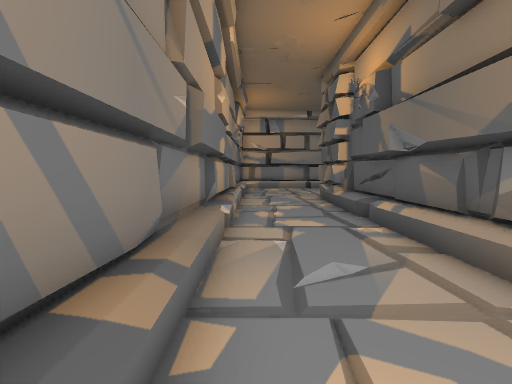
[1] (above)

16 first-person views from a walk through a scene from a Unity 3-D project. The camera is 1.2 m above the floor, tilts 4° down and sees 80° across. The floor is counted in squares, 1 m on a side. Each view is taken from the middle of a square. On the plan, view 1 faces up. The plan holds only what a view shows up to about 13 squares ahead; the rest is blank. The place goes on beyond the plan. The player character is not drawn.

[2]
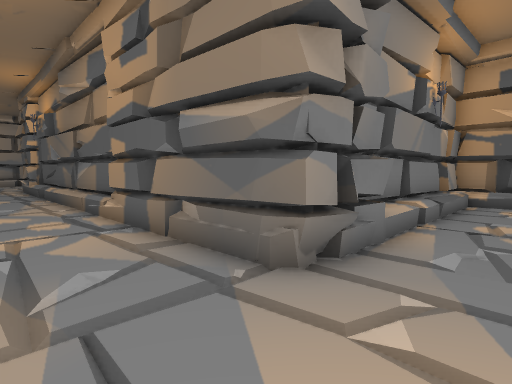

[3]
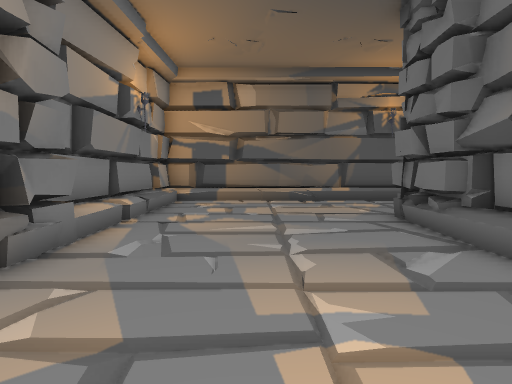

[4]
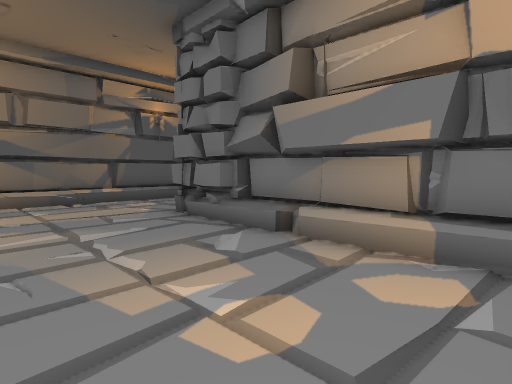

[5]
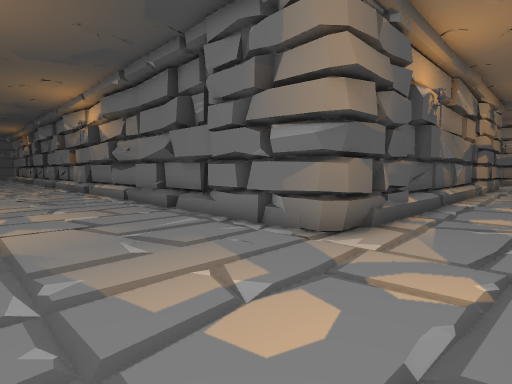

[6]
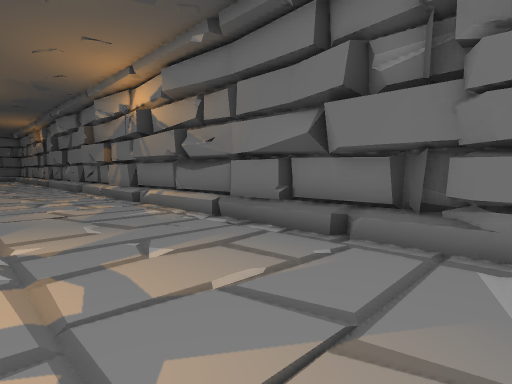

[7]
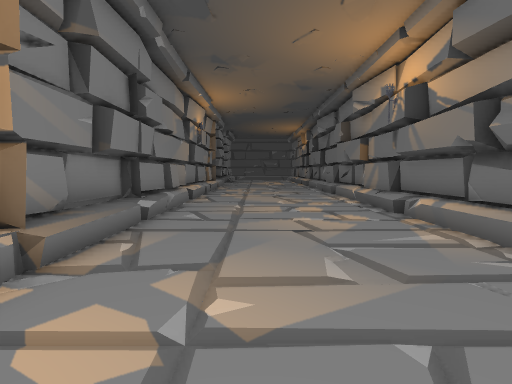

[8]
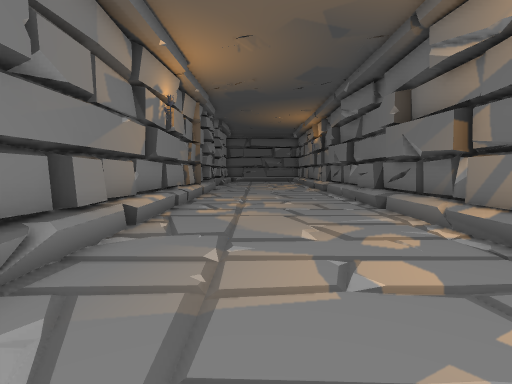

[9]
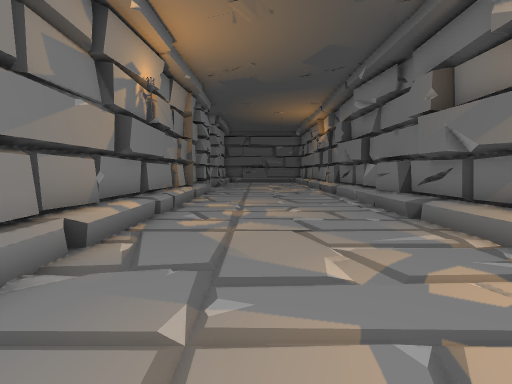

[10]
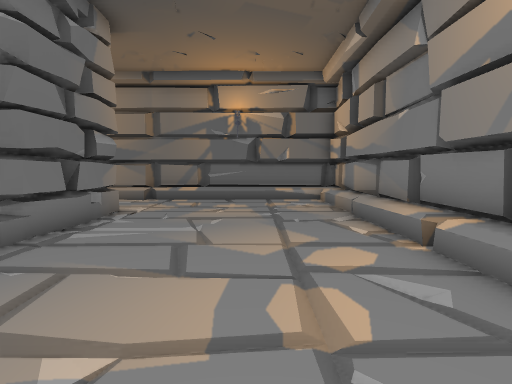

[11]
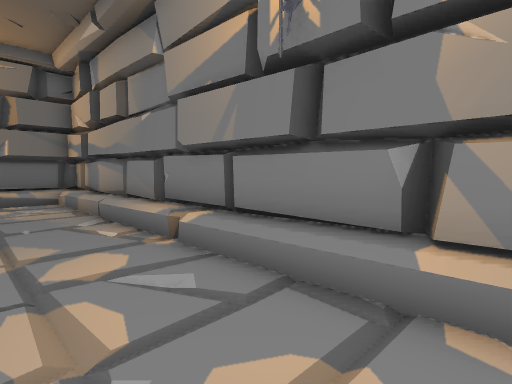

[12]
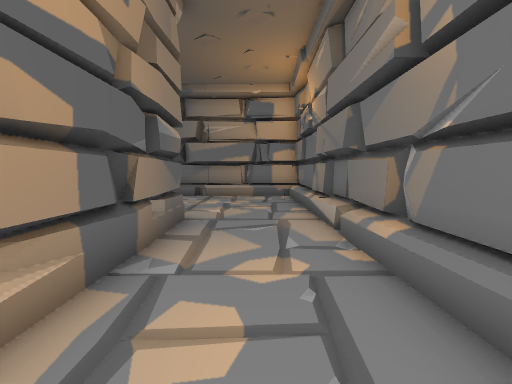

[13]
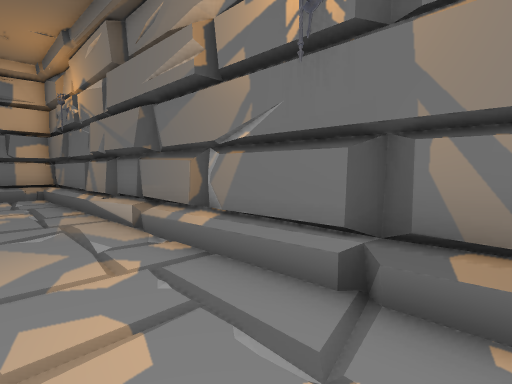

[14]
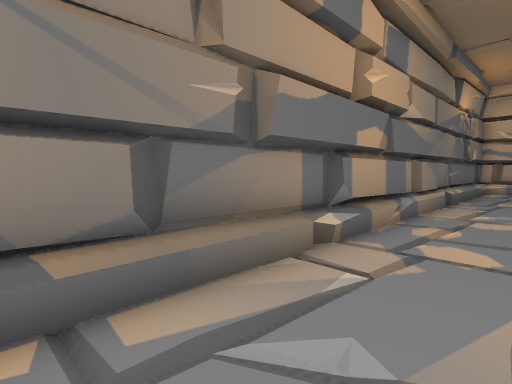

[15]
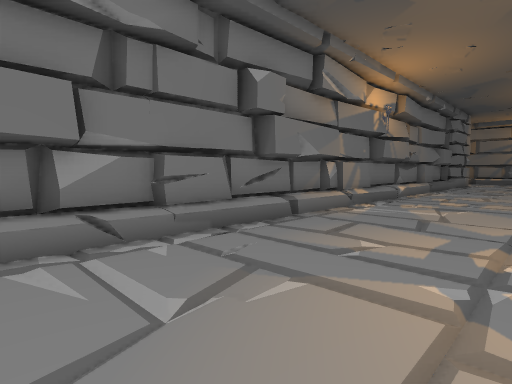

[16]
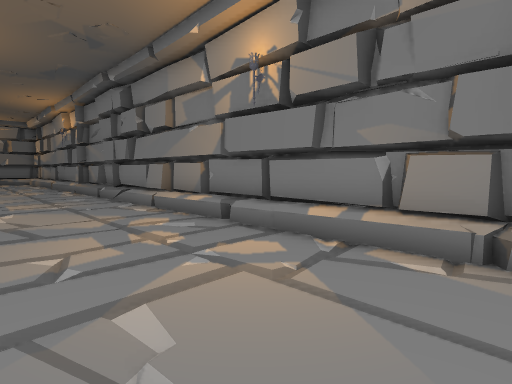

### Floor plan
Key: @ floor where view 1 was taken; # wall or solid block; . floor; / step, stairs or slope; O other object.
Columns run from 1 left of view 1 to 31 right of it. Each row starts with its distance up from view 1.
 21 #################################
 20 #................................
 19 #................................
 18 #................................
 17 #................................
 16 #................................
 15 #................................
 14 #...OOOOO####O.#####///####////##
 13 #...#   ######### ##############
 12 #...#
 11 #...#
 10 #...#
  9 #...#
  8 #...#
  7 #...#
  6 #...#
  5 #...#
  4 #...#
  3 #...#
  2 #...#
  1 #...#
  0 #@..#
 -1 #...#
 -2 #...#
 -3 #...#
 -4 #...#
 -5 #...###########
 -6 #...OOO///////#
 -7 #............/#
 -8 #............/#
 -9 #............/#
-10 #............/#
-11 #............/#
-12 #............/#
-13 ########OO.../#
-14            ...#

Positions as (right, up) in squares from view 1, and headings:
1: (0, 0), facing up
2: (0, -8), facing up-right
3: (0, -9), facing right
4: (0, -8), facing down-right
5: (0, 19), facing down-right
6: (6, 19), facing down-right
7: (9, 18), facing right
8: (15, 18), facing right
9: (17, 18), facing right
10: (12, 18), facing left
11: (12, 18), facing up-left
12: (1, 2), facing down
13: (2, 2), facing down-left
14: (2, 2), facing up-left
15: (31, 19), facing down-left
16: (31, 16), facing up-left
